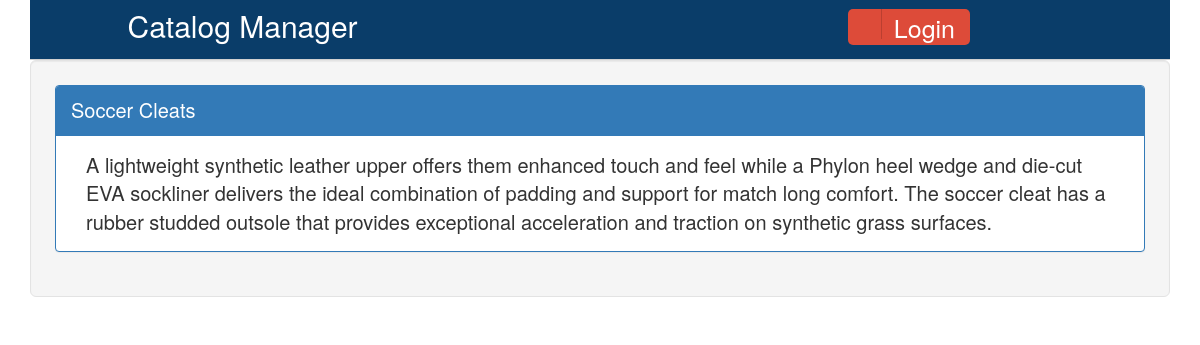
Page /catalog/1/items/1 on the committed database.
### database_setup.py (models this page shows, shortened)
class Item(Base):
    __tablename__ = 'item'
    itemName =Column(String(80), nullable = False)
    id = Column(Integer, primary_key = True)
    description = Column(String(250))
    category_id = Column(Integer,ForeignKey('category.id'))
    category = relationship(Category)
    user_id = Column(Integer, ForeignKey('user.id'))
    user = relationship(User)

### catalogMngr.py (the view)
@app.route('/catalog/<int:category_id>/items/<int:item_id>')
def showCategoryItem(category_id, item_id):
    isLoggedIn = 'username' in login_session
    category = session.query(Category).filter_by(id=category_id).first()
    categoryItem = session.query(Item).filter_by\
                   (id = item_id, category_id=category_id).first()
    return render_template('item.html', item = categoryItem, \
                           isLoggedIn=isLoggedIn)

### templates/item.html (shortened to what this page needs)
{% extends "main.html" %}
{% block content %}
<div class="well well-lg">
    <div class="panel panel-primary">
        <div class="panel-heading">{{item.itemName}}</div>
        <div class="panel-body">
            <div class="col-sm-12">
                {{item.description}}
            </div>
        </div>
    </div>
</div>
{% endblock %}

### static/styles.css (style rules this page uses)
body { font-size: 2.0rem; }

### rows in the picture
Item: itemName "Soccer Cleats", description "A lightweight synthetic leather upper offers them enhanced touch and feel while a Phylon heel wedge and die-cut EVA sockliner delivers the ideal combination of padding and support for match long comfort. The soccer cleat has a rubber studded outsole that provides exceptional acceleration and traction on synthetic grass surfaces."
